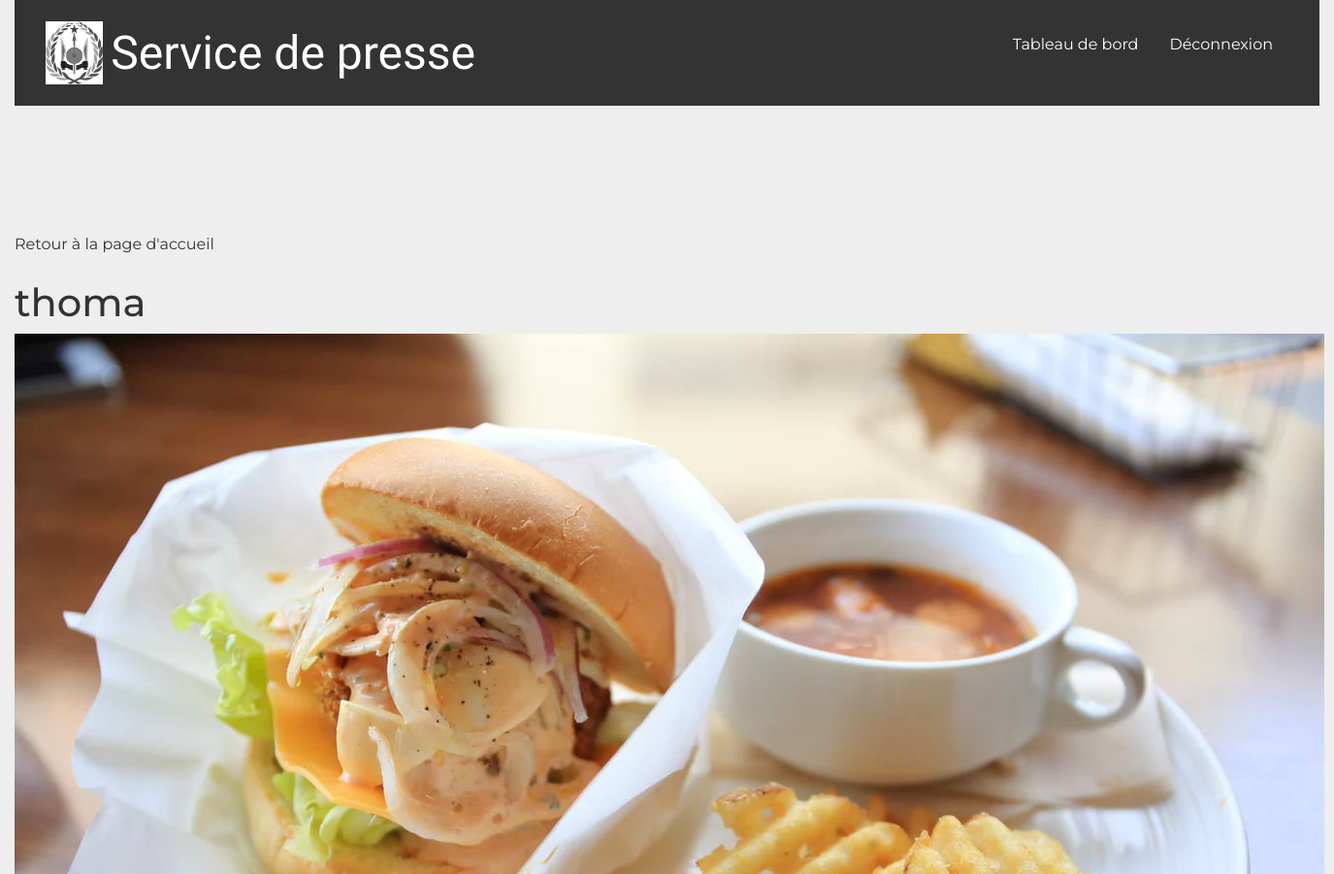
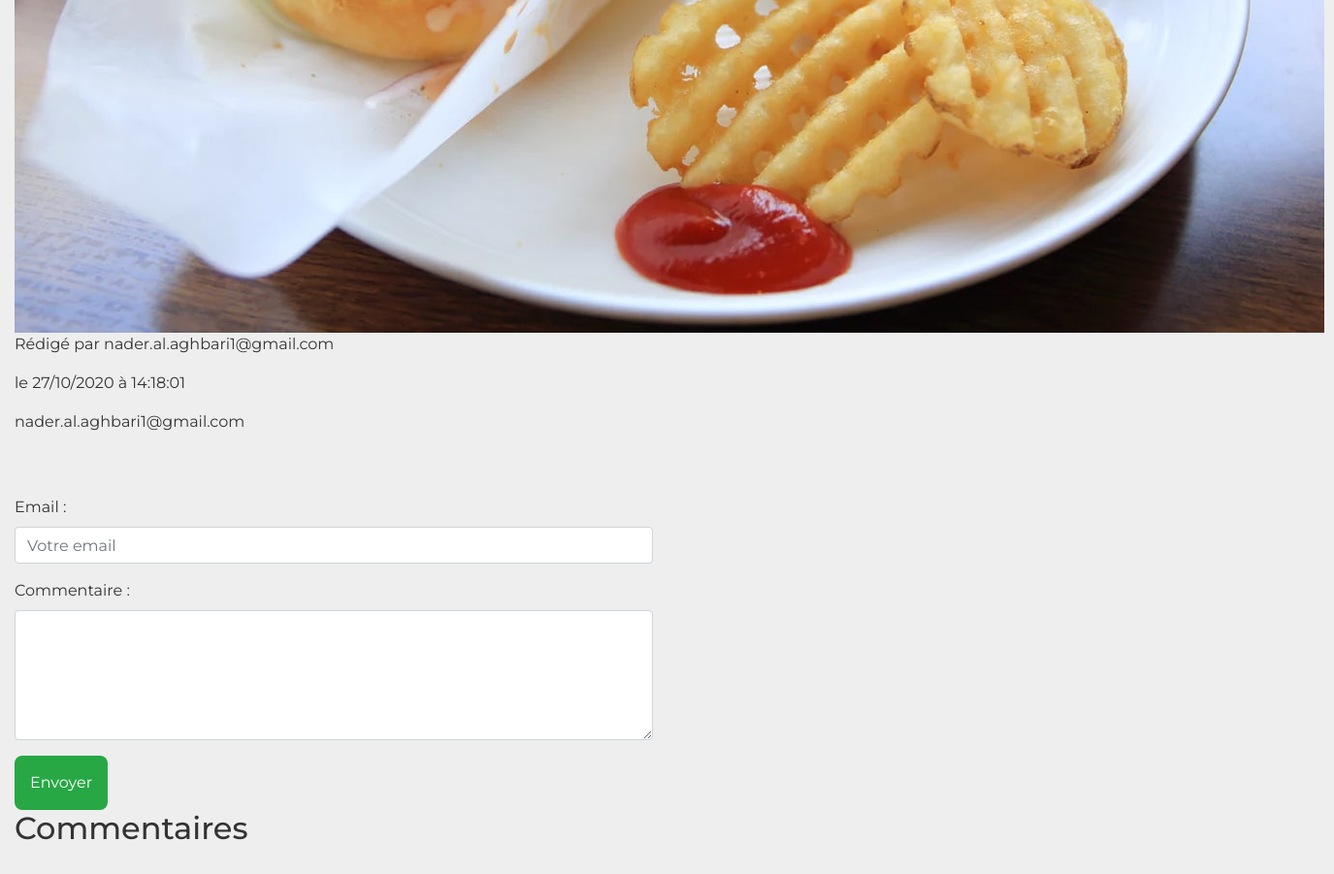
Page /controller/post.php?id=8 (signed in) on the committed database (2 pictures, top to bottom).
### tables this page shows
CREATE TABLE IF NOT EXISTS `posts` (
  `id` int(11) NOT NULL AUTO_INCREMENT,
  `title` varchar(250) NOT NULL,
  `content` text NOT NULL,
  `publicationDate` timestamp NOT NULL DEFAULT CURRENT_TIMESTAMP,
  `imageFileName` varchar(250) NOT NULL,
  `writerId` int(11) NOT NULL,
  PRIMARY KEY (`id`)
);

CREATE TABLE IF NOT EXISTS `writers` (
  `id` int(11) NOT NULL AUTO_INCREMENT,
  `username` varchar(250) NOT NULL,
  `hashedPassword` varchar(250) NOT NULL,
  PRIMARY KEY (`id`)
);

### controller/post.php (called while the page is built, shortened)
<?php
require '../models/posts.models.php';
$post = RecuperationArticle($_GET['id']);
require '../views/post.phtml';

### models/posts.models.php (called while the page is built, shortened)
<?php
function RecuperationArticle($id)
{
	$bdd = new PDO(
		'mysql:host=localhost;dbname=Blog2;port=3308;charset=utf8',
		'root',
		'',
		[
			PDO::ATTR_ERRMODE => PDO::ERRMODE_EXCEPTION,
			PDO::ATTR_DEFAULT_FETCH_MODE => PDO::FETCH_ASSOC
		]
	);
	$query =
		'
		SELECT
			Posts.id,
			Posts.title,
			Posts.content,
			Posts.imageFileName,
			DATE_FORMAT(Posts.publicationDate, \'%d/%m/%Y à %H:%i:%s\') AS publicationDate,
			Writers.username AS writerUsername
		FROM
			Posts
		INNER JOIN
			Writers
		ON
			Posts.writerId = Writers.id
		WHERE
			Posts.id = :id
	';
	$sth = $bdd->prepare($query);
	$sth->bindValue(':id', $id, PDO::PARAM_INT);
	$sth->execute();
	$post = $sth->fetch();
	return $post;
}

### views/post.phtml (the view, shortened to what this page needs)
<!DOCTYPE html>
<html lang="fr">
<head>
	<link rel="stylesheet" href="https://stackpath.bootstrapcdn.com/bootstrap/4.5.2/css/bootstrap.min.css">
</head>
<body>
	<div class="container-fluid">
		<?php require '../views/navigation.phtml' ?>
		<a href="../controller/index.php">Retour à la page d'accueil</a>
		<h1><?= htmlspecialchars($post['title']) ?></h1>
		<?php if (!is_null($post['imageFileName'])) : ?>
			<img src="../uploads/<?= htmlspecialchars($post['imageFileName']) ?>" alt="<?= htmlspecialchars($post['title']) ?>">
		<?php endif; ?>
		<p>Rédigé par <a href=""><?= htmlspecialchars($post['writerUsername']) ?></a></p>
		<p class="text-hint">le <?= $post['publicationDate'] ?></p>
		<p><?= htmlspecialchars($post['content']) ?></p>
		<div class="row">
			<div class="col-md-6">
				<form action="post.php" method="post">
					<p><label for="username">Email :</label></br>
						<input type="text" name="author" id="username"  placeholder="Votre email" value="<?php if (isset($author)) echo $author ?>" class="form-control"/>
					</p>
					<p><label for="content">Commentaire :</label></br>
						<textarea name="content"  placeholder="Votre commentaire" id="content"  cols="30" rows="5" class="form-control">
			<?php if (isset($comment)) echo $comment ?></textarea>
					</p>
					<button type="submit" value="1" class="btn btn-success">Envoyer</button>
				</form>
			</div>
		</div>
		<h2>Commentaires</h2>
	</div>
</body>
</html>

### css/header.css (style rules this page uses)
* { margin: 0; padding: 0; box-sizing: border-box; }
body { font-family: "Montserrat", sans-serif; background: #eee; color: #333; }
.btn { font-size: 1rem; padding: 1rem 1rem; border-radius: 0.5rem; cursor: pointer; border: 0; transition: all 0.2s; }
a { color: #333; text-decoration: none; }

### rows in the picture
posts: title "thoma", imageFileName (picture), writerId.username "nader.al.aghbari1@gmail.com", content "nader.al.aghbari1@gmail.com"

### other values in the picture
$post['publicationDate'] "27/10/2020 à 14:18:01"
